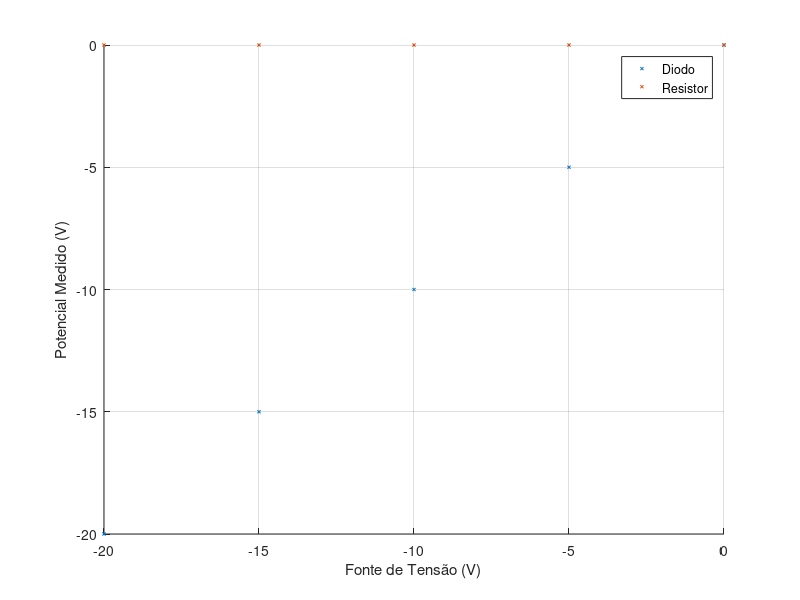

Write MATLAB code to recreate this figure. (Note: this script raises an error after producing the figure.)
V_dc = [ 
    0.307, 0.350, 0.4, 0.45, 0.5, 0.55, 0.6, 0.65, 0.7, 0.75, 0.8, 0.85, 0.9, 0.95, 1, 1.05, 1.1, 1.15, 1.2, 1.25, 1.3, 1.35, 1.4, 1.45, 1.5, 1.55, 1.6, 1.65, 1.7, 1.75, 1.8, 1.85, 1.9, 1.95, 2, 2.05, 2.1, 2.15, 2.2, 2.25, 2.3, 2.35, 2.4, 2.45, 2.5, 2.55, 2.6, 2.65, 2.7, 2.75, 2.8, 2.85, 2.9, 2.95, 3, 3.05, 3.1,3.15,3.2,3.25,3.3,3.35,3.4,3.45,3.5,3.55,3.6,3.65,3.7,3.75,3.8,3.85,3.9,3.95,4,4.05, 4.1,4.15,4.2,4.25,4.3,4.35,4.4,4.45,4.5,4.55,4.6,4.65,4.7,4.75,4.8,4.85,4.9,4.95,5];

V_d = [0.306,0.356,0.398,0.434,0.466,0.490,0.511,0.529,0.542,0.554,0.562,0.570,0.576,0.582,0.585,0.592,0.597,0.602,0.606,0.610,0.613,0.616,0.619,0.622,0.624,0.627,0.63,0.633,0.635,0.637,0.638,0.64,0.642,0.644,0.646,0.647,0.649,0.650,0.651,0.653,0.654,0.655,0.656,0.658,0.660,0.661,0.662,0.663,0.664,0.665,0.667,0.668,0.669,0.670,0.671,0.672,0.673,0.674,0.674,0.675,0.676,0.677,0.678,0.678,0.679,0.68,0.681,0.682,0.682,0.683,0.684,0.685,0.685,0.686,0.686,0.687,0.688,0.688,0.689,0.69,0.69,0.691,0.692,0.692,0.693,0.694,0.694,0.695,0.695,0.696,0.696,0.697,0.697,0.698,0.698];

V_r = [0.001,0.002,0.006,0.014,0.031,0.053,0.084,0.123,0.162,0.204,0.244,0.282,0.319,0.348,0.4,0.446,0.497,0.546,0.595,0.641,0.684,0.721,0.772,0.817,0.864,0.918,0.969,1.018,1.065,1.107,1.152,1.198,1.222,1.290,1.345,1.394,1.445,1.473,1.528,1.577,1.623,1.668,1.717,1.777,1.830,1.881,1.927,1.971,2.014,2.062,2.109,2.161,2.214,2.254,2.317,2.362,2.410,2.453,2.501,2.550,2.6,2.654,2.708,2.752,2.803,2.852,2.896,2.942,2.991,3.041,3.092,3.143,3.191,3.236,3.274,3.321,3.370,3.409,3.462,3.515,3.566,3.614,3.682,3.727,3.772,3.82,3.870,3.92,3.973,4.022,4.071,4.121,4.167,4.213,4.262];

I_aprox = 2.88115 * power(10, -9) * exp(V_d ./ 0.0459941);

V_dc_inv = [0, -5, -10, -15, -20];

V_d_inv = [0, -5, -10, -15, -20];

V_r_inv = [0, 0, 0, 0, 0];

hold on
scatter(V_dc_inv, V_d_inv, LineWidth=5, Marker="x");
scatter(V_dc_inv, V_r_inv, LineWidth=5, Marker="x");
xlabel("Fonte de Tensão (V)")
ylabel("Potencial Medido (V)")
legend("Diodo", "Resistor")
hold off
grid;


% scatter(V_d, I_aprox, Marker=".", LineWidth=5)
% xlabel("Pontencial no Diodo (V)")
% ylabel("Corrente (A)")
% title("Curva Característica")
% annotation('textbox', [0.2, 0.55, 0.4, 0.1], ...
%     'String', '$I_{s} = 2.88115 \cdot 10^{-9}\,A$', ...
%     'Interpreter', 'latex', ...
%     'FontSize', 20, ...
%     'EdgeColor', 'none');
% 
% annotation('textbox', [0.2, 0.45, 0.4, 0.1], ...
%     'String', '$nV_{T} = 0.0459941\,V$', ...
%     'Interpreter', 'latex', ...
%     'FontSize', 20, ...
%     'EdgeColor', 'none');

% hold on
% 
% scatter(V_dc, V_d, LineWidth=1, Marker=".")
% scatter(V_dc, V_r, LineWidth=1, Marker=".")
% xlabel("Fonte de Tensão DC (V)")
% ylabel("Potencial Medido (V)")
% title("Potenciais Obtidos")
% legend("Diodo", "Resistor")
% grid;
% 
% hold off

limpa
